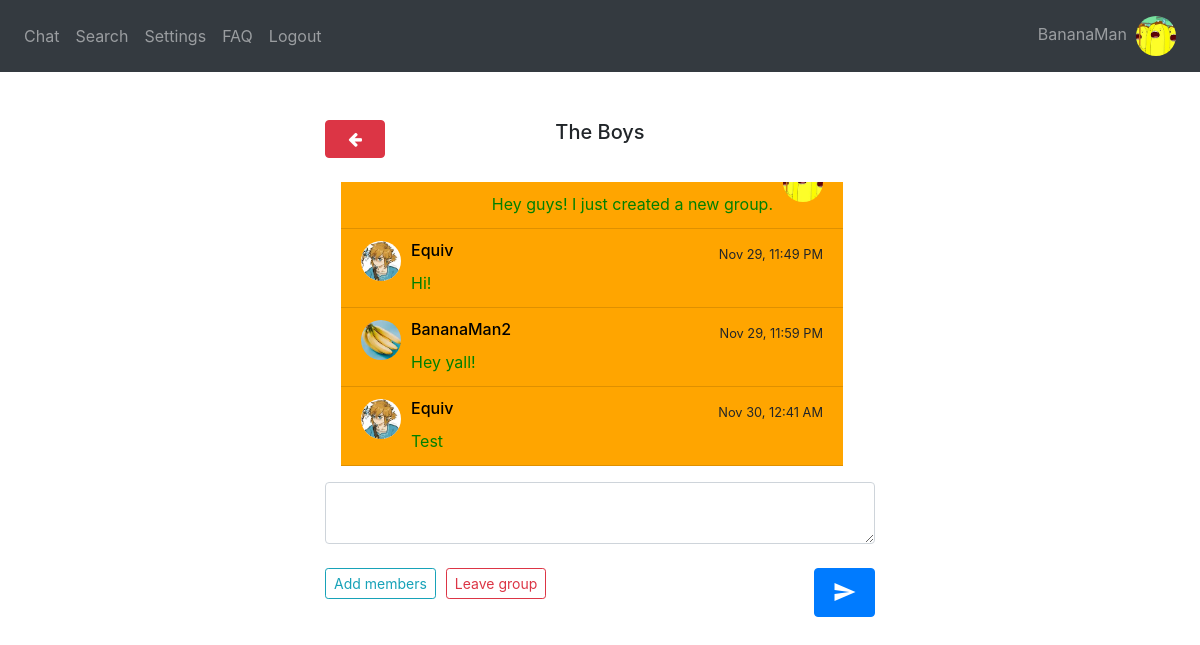
The app's page /group-chat/2 (signed in) with its own data.
### website/models.py (models this page shows)
class User(db.Model, UserMixin):
    username = db.Column(db.String(150), unique=True)
    password = db.Column(db.String(150))
    answer = db.Column(db.String(150)) # security word
    question = db.Column(db.String(150)) # security question
    text_color = db.Column(db.String(20), default='Black') # message text color
    text_size = db.Column(db.String(20), default='Medium') # message text size
    background = db.Column(db.String(20), default='White') # background color
    status = db.Column(db.String(150))
    messages = db.relationship('Message')
    friends_list = db.relationship('Friend')
    block_list = db.relationship('Block')
    id = db.Column(db.Integer, primary_key=True)
    groups = db.relationship('Group', secondary=user_groups, backref=db.backref('members', lazy='dynamic'))
    image_file = db.Column(db.String(20), nullable=False, default='default.jpg')

class Group(db.Model):
    group_id = db.Column(db.Integer, primary_key=True)
    group_name = db.Column(db.String(20))

class Message(db.Model):
    id = db.Column(db.Integer, primary_key=True)
    data = db.Column(db.String(10000))
    date = db.Column(db.DateTime(timezone=True), default=func.now(tz=pytz.timezone('US/Eastern')))
    user_id = db.Column(db.Integer, db.ForeignKey('user.id')) #one-to-many relationship
    recipient_id = db.Column(db.Integer)
    group_id = db.Column(db.Integer)

### website/group_views.py (the view, shortened to what this page needs)
@group_views.route('/group-chat/<string:group_id>', methods=['GET', 'POST'])
@login_required
def group_chat(group_id):
    group = Group.query.filter(Group.group_id == group_id).first_or_404()
    if not db.session.query(user_groups).filter((user_groups.c.user_id==current_user.id) & (user_groups.c.group_id==group.group_id)).first():
        flash('You are not a member of this group.', category='error')
        return redirect('/')
    else: # if they are a member of the group:
        return render_template("group_chat.html", User=User, user=current_user, username=current_user.username, user_db=User, group=group, Message=Message, desc=desc, str=str, datetime=datetime)

### website/__init__.py (called while the page is built)
def create_app():
    app = Flask(__name__)
    app.config['SECRET_KEY'] = 'wadkjwlajda'
    app.config['SQLALCHEMY_DATABASE_URI'] = f'sqlite:///{DB_NAME}'
    db.init_app(app)
    from .views import views
    from .auth import auth
    from .group_views import group_views
    app.register_blueprint(views, url_prefix='/')
    app.register_blueprint(auth, url_prefix='/')
    app.register_blueprint(group_views, url_prefix='/')
    from .models import User, Message
    create_database(app)
    login_manager = LoginManager()
    login_manager.login_view = 'auth.login'
    login_manager.init_app(app)
    @login_manager.user_loader
    def load_user(id):
        return User.query.get(int(id))
    return app

### website/templates/group_chat.html (shortened to what this page needs)
{% extends "base.html" %} {% block title %}Chat{% endblock %} {% block content
    %}
<br />
<div style =   "position: fixed;
                right: 0;
                left: 0;
                margin-right: auto;
                margin-left: auto;
                min-height: 10em;
                max-width: 550px;">
        <ul class="list-group list-group-flush" id="messages">
            <div>
                <div style="float: left"><a style="width: 60px" class="btn btn-danger" id="chat" href="/"><i class="fa fa-arrow-left"></i></a></div>
                <h5 align="center" style="padding-right: 60px">{{group.group_name}}</h5>
            </div>
        <div class="overflow-auto p-3 mb-3 mb-md-0 mr-md-3 bg-light;" style="max-height: 300px; display: flex; flex-direction: column-reverse;">
        {% for message in Message.query.order_by(desc(Message.id)).all() %}
            {% if message.group_id == group.group_id %}
                {% if message.user_id == user.id %}
                <li style="background-color: {{user.background}}" class="list-group-item">
                    <div style="height:30px">
                        <a href="/profile">
                        <div style="float: right; padding-left: 10px"><img id="cornerpic" style="width:40px" class="rounded-circle account-img" src="{{ url_for('static', filename='profile_pics/' + current_user.image_file) }}"></div>
                        <div style="float: right; color:black"><h6>{{ current_user.username }}</h6></div>
                        </a>
                        <div style="float: left; width: 5%"><a class="close" id="chat" href="/delete-message-group/{{message.id}}/{{group.group_id}}"><span aria-hidden="true">&times;</span></a></div>
                            {% if (message.date - datetime.datetime.now()).days < 0 %}
                            <div style="float:left; padding-left: 10px"><small>{{(message.date - datetime.timedelta(hours=5)).strftime('%b %d, %I:%M %p')}}</small></div>
                            {% elif (message.date - datetime.datetime.now()).days == -1 %}
                                <div style="float:left; padding-left: 10px"><small>{{(message.date - datetime.timedelta(hours=5)).strftime('Yesterday, %I:%M %p')}}</small></div>
                            {% else %}
                                <div style="float:left; padding-left: 10px"><small>{{(message.date - datetime.timedelta(hours=5)).strftime('%I:%M %p')}}</small></div>
                            {% endif %}
                        </div>
                        <div style="overflow-wrap: break-word; color: {{user.text_color}}; font-size: {{user.text_size}}" align="right">{{message.data}}</div>
                </li>
                {% else %}
                <li style="background-color: {{user.background}}" class="list-group-item">
                    <div style="height:30px">
                        {% set member_data = User.query.filter(User.id == message.user_id).first_or_404() %}
                        <a href="/profile/{{member_data.username}}">
                        <div style="float: left; padding-right: 10px"><img id="cornerpic" style="width:40px" class="rounded-circle account-img" src="{{ url_for('static', filename='profile_pics/' + member_data.image_file) }}"></div>
                        <div style="float: left; color: black"><h6>{{ member_data.username }}</h6></div>
                        </a>
                        {% if (message.date - datetime.datetime.now()).days < 0 %}
                            <div style="float:right"><small>{{(message.date - datetime.timedelta(hours=5)).strftime('%b %d, %I:%M %p')}}</small></div>
                            {% elif (message.date - datetime.datetime.now()).days == -1 %}
                                <div style="float:right"><small>{{(message.date - datetime.timedelta(hours=5)).strftime('Yesterday, %I:%M %p')}}</small></div>
                        {% else %}
                            <div style="float:right"><small>{{(message.date - datetime.timedelta(hours=5)).strftime('%I:%M %p')}}</small></div>
                        {% endif %}
                    </div>
                    <div style="overflow-wrap: break-word; color: {{user.text_color}}; font-size: {{user.text_size}}" align="left">{{message.data}}</div>
                </li>
                {% endif %}
            {% endif %}
        {% endfor %}
        </div>
    </ul>
    <form method="POST">
        <textarea name="message" id="message" class="form-control"></textarea>
        <br />
        <div style="float: right">
            <button type="submit" class="btn btn-primary" onclick="document.getElementById('sound_send').play();"><i style="padding-top:5px; width: 35px" class="material-icons">send</i></button>
        </div>
    </form>
    <div style="float: left;"><a class="btn btn-outline-info btn-sm" id="chat" href="/add-members/{{group.group_id}}">Add members</a></div>
    <div style="float: left; padding-left: 10px"><a class="btn btn-outline-danger btn-sm" id="chat" href="/leave-group/{{group.group_id}}/{{current_user.id}}">Leave group</a></div>
</div>
<br />
{% endblock %}

### website/templates/base.html (shortened to what this page needs)
<!DOCTYPE html>
<html>
  <head>
    <link
      rel="stylesheet"
      href="https://stackpath.bootstrapcdn.com/bootstrap/4.4.1/css/bootstrap.min.css"
    />
    <link
      rel="stylesheet"
      href="https://stackpath.bootstrapcdn.com/font-awesome/4.7.0/css/font-awesome.min.css"
    />
  </head>
  <body>
    <nav class="navbar navbar-expand-lg navbar-dark bg-dark">
      <div class="collapse navbar-collapse" id="navbar">
        <div class="navbar-nav">
          {% if current_user.is_authenticated %}
            <a class="nav-item nav-link" id="chat" href="/">Chat</a>
            <a class="nav-item nav-link" id="search" href="/search">Search</a>
            <a class="nav-item nav-link" id="settings" href="/settings">Settings</a>
            <a class="nav-item nav-link" id="faq" href="/faq">FAQ</a>
            <a class="nav-item nav-link" id="logout" href="/logout">Logout</a>
          {% else %}
            <a class="nav-item nav-link" id="login" href="/login">Log In</a>
            <a class="nav-item nav-link" id="signUp" href="/sign-up">Sign Up</a>
            <a class="nav-item nav-link" id="faq" href="/faq">FAQ</a>
          {% endif %}
        </div>
      </div>
        <div class="navbar-nav">
          {% if current_user.is_authenticated %}
            <a class="nav-item nav-link" id="chat" href="/profile">{{current_user.username}}&nbsp;&nbsp;<img id="cornerpic" style="width: 40px;" class="rounded-circle account-img" src="{{ url_for('static', filename='profile_pics/' + current_user.image_file) }}"></a>
          {% endif %}
        </div>
    </nav>
    <br />
    <div class="container">{% block content %} {% endblock %}</div>
  </body>
</html>

### website/templates/base.html (style rules this page uses)
#cornerpic { object-fit: cover; width:40px; height:40px; }

### records on screen
User: username "BananaMan", image_file (picture)
Group: group_name "The Boys"
Message: image_file (picture), date "Nov 30, 12:41 AM", data "Test"
User: username "Equiv"
Message: image_file (picture), date "Nov 29, 11:59 PM", data "Hey yall!"
User: username "BananaMan2"
Message: image_file (picture), date "Nov 29, 11:49 PM", data "Hi!"
Message: image_file (picture), data "Hey guys! I just created a new group."
